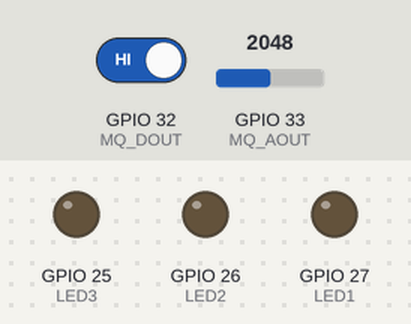
Recording of a sketch running on a simulated ESP32. On the bench: output pins drawn as LEDs (lit = HIGH). Inputs (shaded band) come from the test bench; at power-on: GPIO 32 (MQ_DOUT) HIGH, GPIO 33 (MQ_AOUT) = 2048. WiFi joins after 1.5 s; servers stay silent unless stated; what the sketch prints to the serial monitor is not drawn.

Above: at 3.0 s.
3.1 s: GPIO 32 (MQ_DOUT) driven LOW
At 3.8 s:
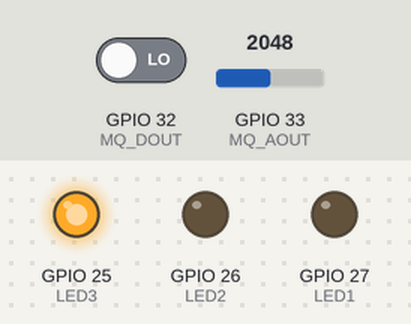
4.6 s: GPIO 33 (MQ_AOUT) set to 555
7.6 s: GPIO 33 (MQ_AOUT) set to 453
At 8.6 s:
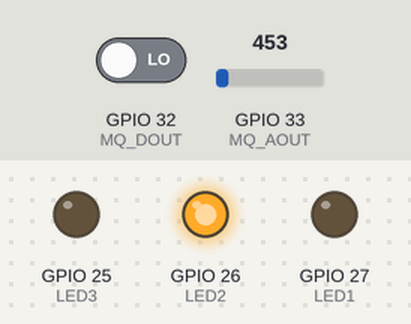
9.1 s: GPIO 33 (MQ_AOUT) set to 218
12.1 s: GPIO 33 (MQ_AOUT) set to 181
At 13.2 s:
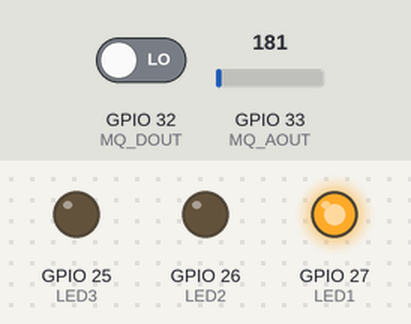
13.6 s: GPIO 33 (MQ_AOUT) set to 491
At 14.4 s:
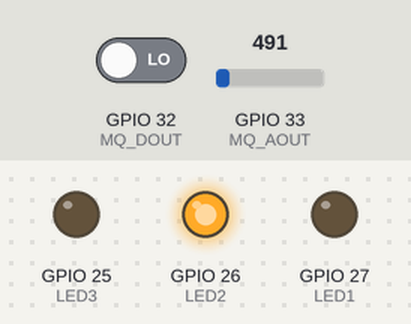
Timing chart, 0 to 16.6 s (numbered marks = the images above; inputs shaded):
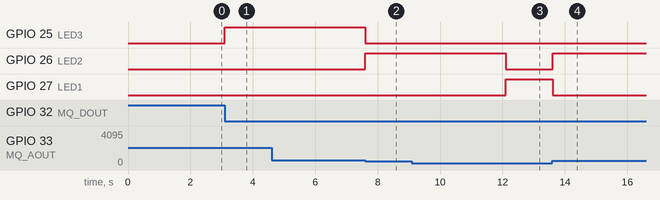

Measured:
- the behaviour switches between 501 and 500 on GPIO 33 (MQ_AOUT) (found by bisection; images 1 and 2)
- the behaviour switches between 201 and 200 on GPIO 33 (MQ_AOUT) (found by bisection; images 2 and 3)
- after the input at 3.1 s, GPIO 25 (LED3): LOW → HIGH at once
- after the input at 7.6 s, GPIO 25 (LED3): HIGH → LOW at once; GPIO 26 (LED2): LOW → HIGH at once
- after the input at 12.1 s, GPIO 26 (LED2): HIGH → LOW at once; GPIO 27 (LED1): LOW → HIGH at once
- after the input at 13.6 s, GPIO 26 (LED2): LOW → HIGH at once; GPIO 27 (LED1): HIGH → LOW at once

The sketch:

Posttest1.ino
```cpp
//blynk
#define BLYNK_TEMPLATE_ID "TMPL6BGNoVzLY"
#define BLYNK_TEMPLATE_NAME "Sensor mq Gas"
#define BLYNK_AUTH_TOKEN "BZdEfKM5rEW0opxjSHHkXC_yORSTq-yj"

#include <WiFi.h>
#include <BlynkSimpleEsp32.h>

const char* ssid = "Mountain";
const char* password = "apayaaaa";

#define LED1 27
#define LED2 26
#define LED3 25
#define MQ_AOUT 33
#define MQ_DOUT 32

BlynkTimer timer;

void kirimDataSensor() {
  int levelAlkohol = analogRead(MQ_AOUT);
  Blynk.virtualWrite(V1, levelAlkohol);
  Serial.print("-> Mengirim data ke Blynk: ");
  Serial.println(levelAlkohol);
}

void setup() {
  Serial.begin(115200);

  pinMode(LED1, OUTPUT);
  pinMode(LED2, OUTPUT);
  pinMode(LED3, OUTPUT);
  pinMode(MQ_DOUT, INPUT);

  Serial.println("=================================");
  Serial.println("Menghubungkan ke WiFi dan Blynk...");

  Blynk.begin(BLYNK_AUTH_TOKEN, ssid, password);

  Serial.println("Berhasil terhubung ke Server Blynk!");
  Serial.println("=================================");

  timer.setInterval(1000L, kirimDataSensor);
}

void loop() {
  Blynk.run();
  timer.run();

  int statusSensor = digitalRead(MQ_DOUT);
  int levelAlkohol = analogRead(MQ_AOUT);

  if (statusSensor == LOW) {
    Serial.print("AWAS! Alkohol Terdeteksi! Level Analog: ");
    Serial.println(levelAlkohol);

    if (levelAlkohol >= 0 && levelAlkohol <= 200) {
      digitalWrite(LED1, 1);
      digitalWrite(LED2, 0);
      digitalWrite(LED3, 0);
    }
    else if (levelAlkohol > 200 && levelAlkohol <= 500) {
      digitalWrite(LED1, 0);
      digitalWrite(LED2, 1);
      digitalWrite(LED3, 0);
    }
    else if (levelAlkohol > 500) {
      digitalWrite(LED1, 0);
      digitalWrite(LED2, 0);
      digitalWrite(LED3, 1);
    }
  }
  else {
    digitalWrite(LED1, 0);
    digitalWrite(LED2, 0);
    digitalWrite(LED3, 0);
  }
}
```
